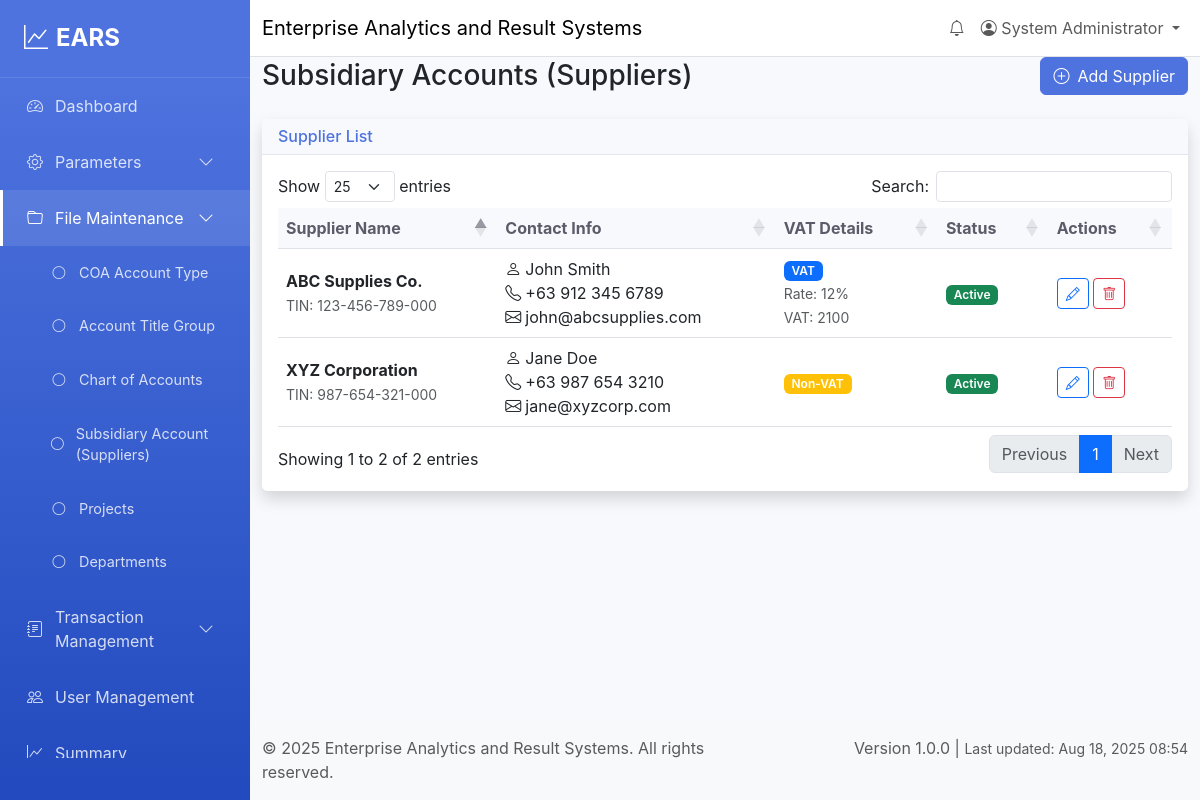
The page /file-maintenance/subsidiary-account (signed in) on the database as committed earlier.
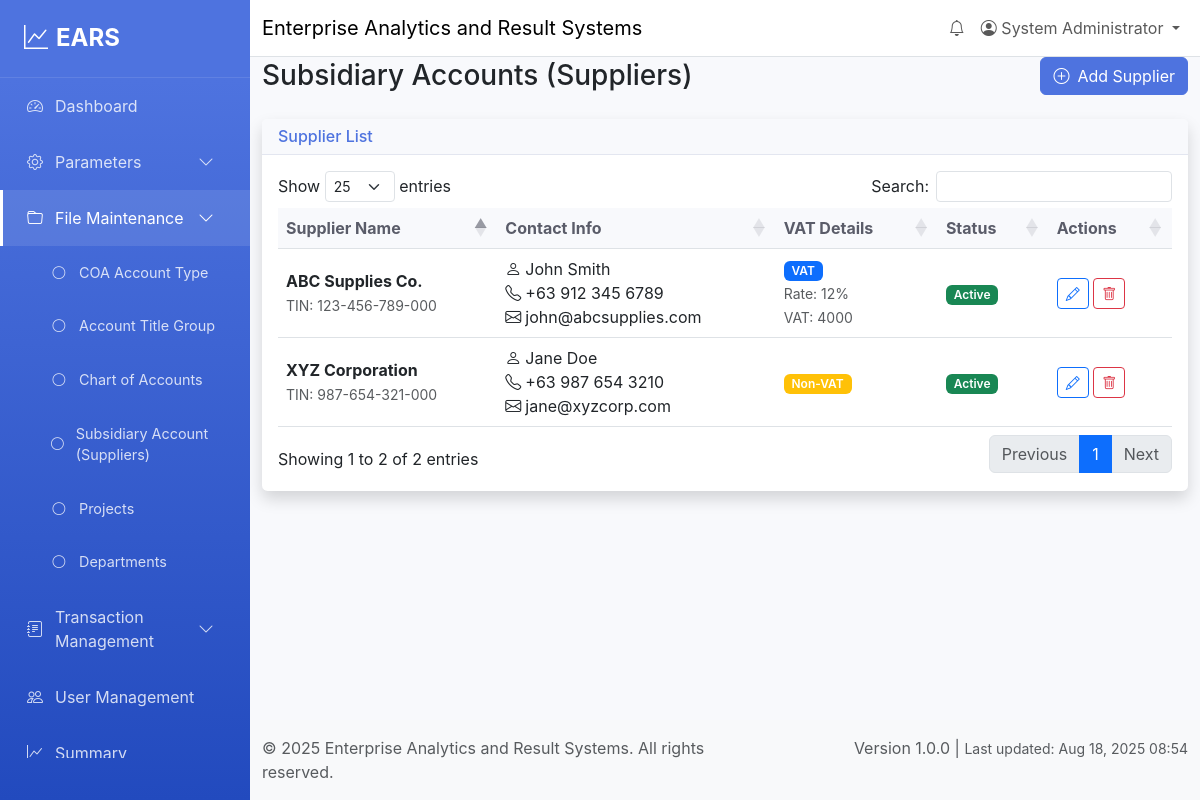
The same page on the database as committed later.
### tables this page shows
CREATE TABLE suppliers (
    id INT AUTO_INCREMENT PRIMARY KEY,
    supplier_name VARCHAR(200) NOT NULL,
    contact_person VARCHAR(100),
    phone VARCHAR(20),
    email VARCHAR(100),
    address TEXT,
    vat_subject ENUM('VAT', 'Non-VAT', 'Zero-Rated') DEFAULT 'VAT',
    tin VARCHAR(20),
    vat_rate DECIMAL(5,2) DEFAULT 12.00,
    vat_account_id INT,
    account_id INT,
    status ENUM('active', 'inactive') DEFAULT 'active',
    created_at TIMESTAMP DEFAULT CURRENT_TIMESTAMP,
    updated_at TIMESTAMP DEFAULT CURRENT_TIMESTAMP ON UPDATE CURRENT_TIMESTAMP,
    FOREIGN KEY (account_id) REFERENCES chart_of_accounts(id),
    FOREIGN KEY (vat_account_id) REFERENCES chart_of_accounts(id)
);

CREATE TABLE chart_of_accounts (
    id INT AUTO_INCREMENT PRIMARY KEY,
    account_code VARCHAR(20) UNIQUE NOT NULL,
    account_name VARCHAR(200) NOT NULL,
    account_type_id INT,
    group_id INT,
    description TEXT,
    balance DECIMAL(15,2) DEFAULT 0.00,
    status ENUM('active', 'inactive') DEFAULT 'active',
    created_at TIMESTAMP DEFAULT CURRENT_TIMESTAMP,
    updated_at TIMESTAMP DEFAULT CURRENT_TIMESTAMP ON UPDATE CURRENT_TIMESTAMP,
    FOREIGN KEY (account_type_id) REFERENCES coa_account_types(id),
    FOREIGN KEY (group_id) REFERENCES account_title_groups(id)
);

### views/file-maintenance/subsidiary-account.php (the view, shortened to what the changed rows need)
<div class="row">
    <div class="col-12">
        <div class="d-flex justify-content-between align-items-center mb-4">
            <h1 class="h3 mb-0">Subsidiary Accounts (Suppliers)</h1>
        </div>
    </div>
</div>
<div class="row">
    <div class="col-12">
        <div class="card shadow">
            <div class="card-body">
                <div class="table-responsive">
                    <table class="table table-hover" id="suppliersTable">
                        <thead>
                            <tr>
                                <th>Supplier Name</th>
                                <th>Contact Info</th>
                                <th>VAT Details</th>
                                <th>Status</th>
                                <th>Actions</th>
                            </tr>
                        </thead>
                        <tbody>
                            <?php foreach ($suppliers as $supplier): ?>
                                <tr>
                                    <td>
                                        <strong><?= htmlspecialchars((string)$supplier['supplier_name']) ?></strong>
                                        <?php if ($supplier['tin']): ?>
                                            <br><small class="text-muted">TIN: <?= htmlspecialchars((string)$supplier['tin']) ?></small>
                                        <?php endif; ?>
                                    </td>
                                    <td>
                                        <?php if ($supplier['contact_person']): ?>
                                            <div><i class="bi bi-person me-1"></i><?= htmlspecialchars((string)$supplier['contact_person']) ?></div>
                                        <?php endif; ?>
                                        <?php if ($supplier['phone']): ?>
                                            <div><i class="bi bi-telephone me-1"></i><?= htmlspecialchars((string)$supplier['phone']) ?></div>
                                        <?php endif; ?>
                                        <?php if ($supplier['email']): ?>
                                            <div><i class="bi bi-envelope me-1"></i><?= htmlspecialchars((string)$supplier['email']) ?></div>
                                        <?php endif; ?>
                                    </td>
                                    <td>
                                        <span class="badge bg-<?= $supplier['vat_subject'] === 'VAT' ? 'primary' : ($supplier['vat_subject'] === 'Non-VAT' ? 'warning' : 'info') ?>">
                                            <?= htmlspecialchars((string)$supplier['vat_subject']) ?>
                                        </span>
                                        <?php if ($supplier['vat_rate'] && $supplier['vat_rate'] > 0): ?>
                                            <br><small class="text-muted">Rate: <?= number_format($supplier['vat_rate'], 0) ?>%</small>
                                        <?php endif; ?>
                                        <?php if ($supplier['vat_account_code']): ?>
                                            <br><small class="text-muted">VAT: <?= htmlspecialchars((string)$supplier['vat_account_code']) ?></small>
                                        <?php endif; ?>
                                    </td>
                                    <td>
                                        <span class="badge bg-<?= $supplier['status'] === 'active' ? 'success' : 'secondary' ?>">
                                            <?= ucfirst($supplier['status']) ?>
                                        </span>
                                    </td>
                                    <td>
                                        <button type="button" class="btn btn-sm btn-outline-primary"
                                                onclick="editSupplier(<?= htmlspecialchars(json_encode($supplier)) ?>)">
                                            <i class="bi bi-pencil"></i>
                                        </button>
                                        <button type="button" class="btn btn-sm btn-outline-danger"
                                                onclick="deleteSupplier(<?= $supplier['id'] ?>)">
                                            <i class="bi bi-trash"></i>
                                        </button>
                                    </td>
                                </tr>
                            <?php endforeach; ?>
                        </tbody>
                    </table>
                </div>
            </div>
        </div>
    </div>
</div>

Rows that differ between the two databases and show on the page:
changed through a linked row, suppliers "ABC Supplies Co.": vat_account.account_code "2100" → "4000"
